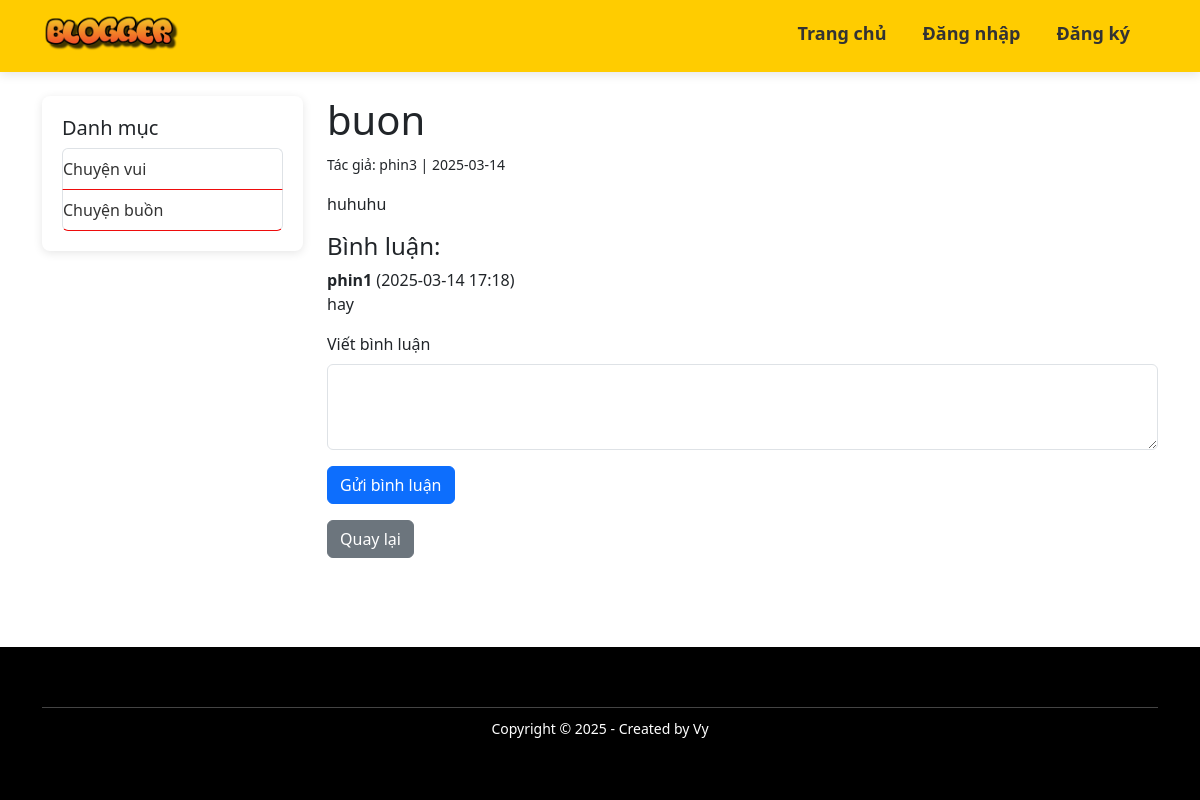
Screenshot of /post/2 with the database file from the repository.
### app.py (models this page shows)
class Category(db.Model):
    id = db.Column(db.Integer, primary_key=True)
    name = db.Column(db.String(100), unique=True, nullable=False)
    posts = db.relationship('Post', backref='category', lazy=True)

class Post(db.Model):
    id = db.Column(db.Integer, primary_key=True)
    title = db.Column(db.String(100), nullable=False)
    content = db.Column(db.Text, nullable=True)
    image_url = db.Column(db.String(255), nullable=True)
    author = db.Column(db.String(50), nullable=False)  # lưu username của tác giả
    date = db.Column(db.String(20), nullable=False)
    task = db.Column(db.String(50), nullable=False)    # trạng thái bài viết: "Chờ duyệt", "Đã đăng"
    user_id = db.Column(db.Integer, db.ForeignKey('user.id'), nullable=False)
    category_id = db.Column(db.Integer, db.ForeignKey('category.id'), nullable=True)

class Comment(db.Model):
    id = db.Column(db.Integer, primary_key=True)
    content = db.Column(db.Text, nullable=False)
    date = db.Column(db.String(20), nullable=False)
    user_id = db.Column(db.Integer, db.ForeignKey('user.id'), nullable=False)
    post_id = db.Column(db.Integer, db.ForeignKey('post.id'), nullable=False)
    user = db.relationship('User', backref='comments')
    post = db.relationship('Post', backref='comments')

class User(db.Model):
    id = db.Column(db.Integer, primary_key=True)
    username = db.Column(db.String(50), unique=True, nullable=False)
    password = db.Column(db.String(200), nullable=False)
    role = db.Column(db.String(20), default='user')  # 'user' hoặc 'admin'
    blocked = db.Column(db.Boolean, default=False)
    block_reason = db.Column(db.String(200), default='')
    posts = db.relationship('Post', backref='user', lazy=True, cascade="all, delete-orphan")

### app.py (the view, shortened to what this page needs)
@app.route('/post/<int:post_id>')
@app.route('/post/<int:post_id>', methods=['GET', 'POST'])
def post_detail(post_id):
    post = Post.query.get_or_404(post_id)
    if post.task != "Đã đăng":
        flash("Bài viết chưa được duyệt hoặc không tồn tại!", "danger")
        return redirect(url_for('index'))
    comments = Comment.query.filter_by(post_id=post.id).order_by(Comment.id.desc()).all()
    return render_template('post.html', post=post, comments=comments)

### app.py (called while the page is built)
def current_user():
    if 'user_id' in session:
        return User.query.get(session['user_id'])
    return None

@app.context_processor
def inject_current_user():
    return dict(current_user=current_user)

@app.context_processor
def inject_categories():
    return dict(all_categories=Category.query.all())

### templates/post.html
{% extends 'base.html' %}
{% block content %}
    <h1>{{ post.title }}</h1>
    <p><small>Tác giả: {{ post.author }} | {{ post.date }}</small></p>
    <p>{{ post.content }}</p>
    <h4>Bình luận:</h4>
    {% for cmt in comments %}
        <div>
            <strong>{{ cmt.user.username }}</strong> ({{ cmt.date }})
            <p>{{ cmt.content }}</p>
        </div>
    {% endfor %}
    <form method="POST">
        <div class="mb-3">
            <label for="comment" class="form-label">Viết bình luận</label>
            <textarea class="form-control" id="comment" name="comment" rows="3" required></textarea>
        </div>
        <button type="submit" class="btn btn-primary">Gửi bình luận</button>
    </form>
    <a href="{{ url_for('index') }}" class="btn btn-secondary mt-3">Quay lại</a>
{% endblock %}

### templates/base.html (shortened to what this page needs)
<!DOCTYPE html>
<html lang="vi">
<head>
    <link rel="stylesheet" href="{{ url_for('static', filename='style.css') }}">
    <link href="https://cdn.jsdelivr.net/npm/bootstrap@5.3.0/dist/css/bootstrap.min.css" rel="stylesheet">
</head>
<body>
    <div class="wrapper">
        <nav class="navbar navbar-expand-lg" style="background-color: #ffcc00 !important;">
            <div class="container">
                <a class="navbar-brand" href="{{ url_for('index') }}">
                    <img src="{{ url_for('static', filename='cooltext477511082396913.png') }}" alt="Blog" class="blog-logo">
                </a>
                <div class="navbar-nav">
                    <a class="nav-link" href="{{ url_for('index') }}">Trang chủ</a>
                    {% if current_user() %}
                        <a class="nav-link" href="{{ url_for('create_post') }}">Tạo bài viết</a>
                        <a class="nav-link" href="{{ url_for('my_posts') }}">Bài viết của tôi</a>
                        {% if current_user().role == 'admin' %}
                            <a class="nav-link" href="{{ url_for('admin_panel') }}">Quản lý bài viết</a>
                            <a class="nav-link" href="{{ url_for('admin_users') }}">Quản lý người dùng</a>
                        {% endif %}
                        <a class="nav-link" href="{{ url_for('logout') }}">
                            Đăng xuất ({{ current_user().username }})
                        </a>
                    {% else %}
                        <a class="nav-link" href="{{ url_for('login') }}">Đăng nhập</a>
                        <a class="nav-link" href="{{ url_for('register') }}">Đăng ký</a>
                    {% endif %}
                </div>
            </div>
        </nav>
        <div class="container mt-4">
            <div class="row">
                <div class="col-md-3">
                    <div class="sidebar">
                        <h5>Danh mục</h5>
                        <ul class="list-group">
                            {% for cat in all_categories %}
                                <li class="list-group-item">
                                    <a href="{{ url_for('show_category', cat_id=cat.id) }}">
                                        {{ cat.name }}
                                    </a>
                                </li>
                            {% endfor %}
                        </ul>
                    </div>
                </div>
                <div class="col-md-9">
                    {% block content %}{% endblock %}
                </div>
            </div>
        </div>
    </div>
    <footer class="footer">
        <div class="container">
            <div class="footer-bottom">
                <p>Copyright © 2025 - Created by Vy</p>
            </div>
        </div>
    </footer>
</body>
</html>

### static/style.css (style rules this page uses)
html, body { height: 100%; margin: 0; padding: 0; display: flex; flex-direction: column; }
.wrapper { flex: 1; display: flex; flex-direction: column; }
.container { flex: 1; padding-bottom: 5px; }
.footer { background-color: #000; color: #fff; padding: 40px 0; text-align: center; }
.footer-center h3, .footer-bottom { border-top: 1px solid #444; margin-top: 20px; padding-top: 10px; font-size: 14px; }
.navbar { box-shadow: 0 3px 10px rgba(0,0,0,0.1); background-color: white; padding: 10px 0; position: sticky; top: 0; z-index: 1000; }
.navbar-brand { display: flex; align-items: center; }
.blog-logo { width: 140px; height: auto; margin-right: 15px; }
.nav-link { color: #333 !important; transition: all 0.3s ease-in-out; margin-right: 20px; font-size: 18px !important; font-weight: 800 !important; padding: 10px 20px; border-radius: 8px; border: 2px solid transparent; }
.sidebar { background: white; padding: 20px; border-radius: 8px; box-shadow: 0 2px 10px rgba(0, 0, 0, 0.1); }
.sidebar ul { list-style: none; }
.sidebar ul li { padding: 8px 0; border-bottom: 1px solid #ee0c0c; }
.sidebar ul li a { text-decoration: none; color: #333; }

### rows the page displays
Category: name "Chuyện vui"
Category: name "Chuyện buồn"
Post: title "buon", author "phin3", date "2025-03-14", content "huhuhu"
Comment: user.username "phin1", date "2025-03-14 17:18", content "hay"
